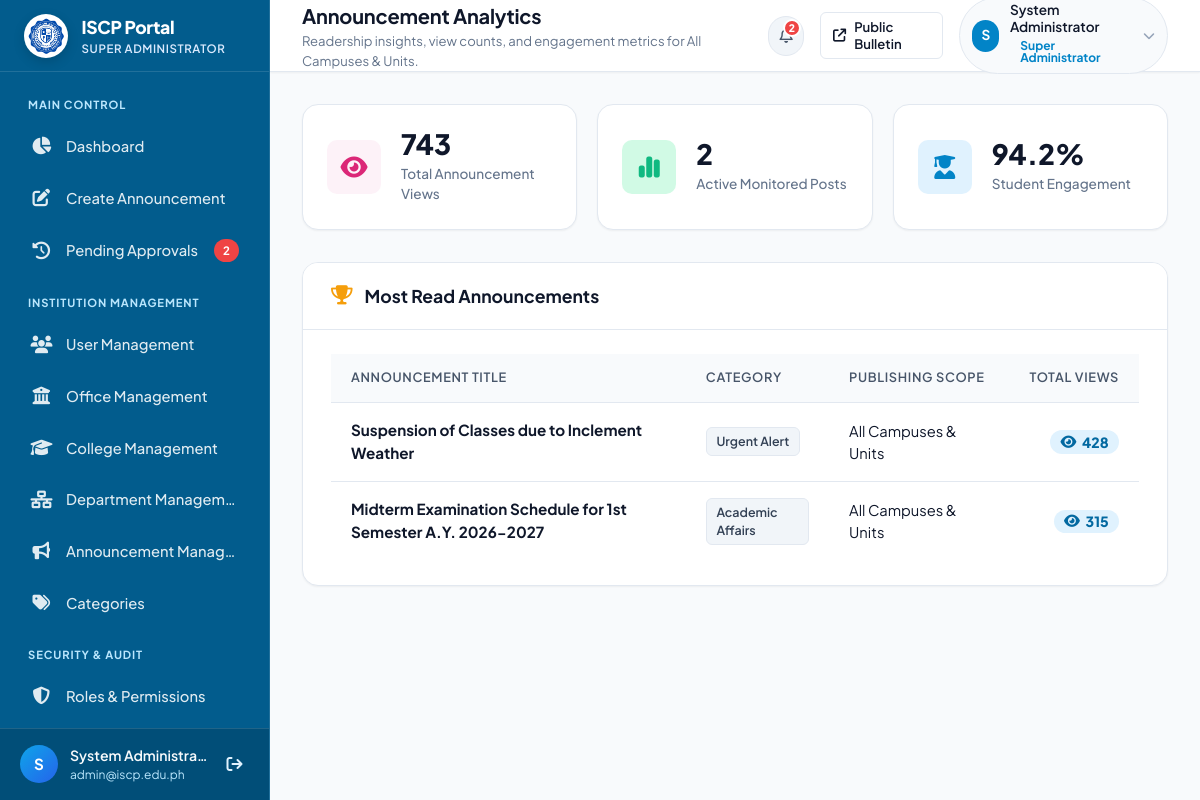
The app's page /admin/analytics.php (signed in) with its own data.
### tables this page shows
CREATE TABLE IF NOT EXISTS `users` (
    `id` INT AUTO_INCREMENT PRIMARY KEY,
    `name` VARCHAR(100) NOT NULL,
    `email` VARCHAR(150) NOT NULL UNIQUE,
    `password_hash` VARCHAR(255) NOT NULL,
    `role` VARCHAR(50) NOT NULL DEFAULT 'college_admin',
    `assigned_college` VARCHAR(150) DEFAULT NULL,
    `assigned_office` VARCHAR(150) DEFAULT NULL,
    `assigned_department` VARCHAR(150) DEFAULT NULL,
    `status` ENUM('active', 'inactive') NOT NULL DEFAULT 'active',
    `created_at` TIMESTAMP DEFAULT CURRENT_TIMESTAMP
);

CREATE TABLE IF NOT EXISTS `announcements` (
    `id` INT AUTO_INCREMENT PRIMARY KEY,
    `title` VARCHAR(255) NOT NULL,
    `slug` VARCHAR(255) DEFAULT NULL,
    `summary` VARCHAR(350) DEFAULT NULL,
    `content` TEXT NOT NULL,
    `category` VARCHAR(100) NOT NULL,
    `category_id` INT DEFAULT NULL,
    `image_path` VARCHAR(255) DEFAULT NULL,
    `created_by` INT NOT NULL,
    `author_name` VARCHAR(100) DEFAULT NULL,
    `status` ENUM('pending', 'approved', 'rejected') NOT NULL DEFAULT 'pending',
    `rejection_reason` TEXT DEFAULT NULL,
    `reviewed_by` INT DEFAULT NULL,
    `reviewed_at` DATETIME DEFAULT NULL,
    `target_audience` ENUM('All', 'Students', 'Faculty', 'Parents') DEFAULT 'All',
    `is_urgent` TINYINT(1) DEFAULT 0,
    `is_pinned` TINYINT(1) DEFAULT 0,
    `views_count` INT DEFAULT 0,
    `created_at` TIMESTAMP DEFAULT CURRENT_TIMESTAMP,
    `updated_at` TIMESTAMP DEFAULT CURRENT_TIMESTAMP ON UPDATE CURRENT_TIMESTAMP,
    CONSTRAINT `fk_announcements_created_by` FOREIGN KEY (`created_by`) REFERENCES `users`(`id`) ON DELETE CASCADE,
    CONSTRAINT `fk_announcements_reviewed_by` FOREIGN KEY (`reviewed_by`) REFERENCES `users`(`id`) ON DELETE SET NULL,
    CONSTRAINT `fk_announcements_category` FOREIGN KEY (`category_id`) REFERENCES `categories`(`id`) ON DELETE SET NULL
);

### admin/analytics.php (the view, shortened to what the rows shown need)
<?php
require_once __DIR__ . '/includes/auth.php';
$currentUser = current_user();
$assignedUnit = get_user_assigned_unit($currentUser);
$page_title = 'Announcement Analytics';
$page_subtitle = 'Readership insights, view counts, and engagement metrics for ' . $assignedUnit . '.';
$pdo = get_db();
$top_posts = [];
if ($pdo) {
    try {
        $where = "1=1";
        $params = [];
        $stmt = $pdo->prepare("
            SELECT a.id, a.title, a.category, a.views_count, a.created_at, a.author_name
            FROM announcements a
            WHERE {$where} AND a.status IN ('approved', 'published')
            ORDER BY a.views_count DESC
            LIMIT 6
        ");
        $stmt->execute($params);
        $top_posts = $stmt->fetchAll();
    } catch (PDOException $e) {
    }
}
require_once __DIR__ . '/includes/header.php';
?>
<div class="content-card">
    <div class="card-header">
        <div class="card-header-left">
            <h2 class="card-title">Most Read Announcements</h2>
        </div>
    </div>
    <div class="card-body">
        <?php if (empty($top_posts)): ?>
            <div class="empty-state">
                <div class="empty-state-icon"><i class="fa-solid fa-chart-line"></i></div>
                <h3 class="empty-state-title">No readership metrics yet</h3>
                <p class="empty-state-desc">When students and campus members view your published announcements, statistics will update automatically.</p>
            </div>
        <?php else: ?>
            <div class="table-responsive">
                <table class="admin-table">
                    <thead>
                        <tr>
                            <th>Announcement Title</th>
                            <th>Category</th>
                            <th>Publishing Scope</th>
                            <th style="text-align: right;">Total Views</th>
                        </tr>
                    </thead>
                    <tbody>
                        <?php foreach ($top_posts as $p): ?>
                            <tr>
                                <td>
                                    <div style="font-weight: 700; color: var(--text-main); font-size: 0.95rem;">
                                        <?= h($p['title']) ?>
                                    </div>
                                </td>
                                <td><span class="category-pill"><?= h($p['category']) ?></span></td>
                                <td><?= h($p['author_name'] ?? $assignedUnit) ?></td>
                                <td style="text-align: right;">
                                    <span class="badge" style="background:#e0f2fe; color:#0369a1; font-weight:800; font-size:0.88rem;">
                                        <i class="fa-solid fa-eye"></i> <?= number_format($p['views_count'] ?? 0) ?>
                                    </span>
                                </td>
                            </tr>
                        <?php endforeach; ?>
                    </tbody>
                </table>
            </div>
        <?php endif; ?>
    </div>
</div>
<?php require_once __DIR__ . '/includes/footer.php'; ?>

### admin/includes/header.php (shortened to what the rows shown need)
<?php
require_once __DIR__ . '/auth.php';
$currentRole = current_user_role();
?>
<!DOCTYPE html>
<html lang="en">
<head>
    <link rel="stylesheet" href="https://cdnjs.cloudflare.com/ajax/libs/font-awesome/6.5.1/css/all.min.css">
    <link rel="stylesheet" href="../assets/css/admin.css">
</head>
<body class="admin-body">
<div class="admin-wrapper">
    <?php require_once __DIR__ . '/sidebar.php'; ?>
    <div class="admin-main">
        <header class="admin-topbar">
            <div class="topbar-left">
                <div class="page-header-info">
                    <h1 class="page-title"><?= isset($page_title) ? h($page_title) : 'Dashboard' ?></h1>
                    <?php if (isset($page_subtitle)): ?>
                        <p class="page-subtitle"><?= h($page_subtitle) ?></p>
                    <?php endif; ?>
                </div>
            </div>
            <div class="topbar-right">
                <div class="profile-menu-container">
                    <div class="user-profile-badge" id="profileBadgeTrigger" style="cursor: pointer;" title="Click to view account menu">
                        <div class="avatar-circle">
                            <?= strtoupper(substr($currentUser['name'] ?? 'A', 0, 1)) ?>
                        </div>
                        <div class="user-meta desktop-only">
                            <span class="user-name"><?= h($currentUser['name']) ?></span>
                            <span class="badge badge-admin"><?= h(format_role_label($currentRole)) ?></span>
                        </div>
                        <i class="fa-solid fa-chevron-down" style="font-size: 0.75rem; color: #94a3b8; margin-left: 0.2rem;"></i>
                    </div>
                </div>
            </div>
        </header>
        <main class="admin-content">

### admin/includes/sidebar.php (shortened to what the rows shown need)
<?php
$currentUser = current_user();
$role = $currentUser['role'] ?? 'super_admin';
$assignedUnit = get_user_assigned_unit($currentUser);
?>
<aside class="admin-sidebar" id="adminSidebar">
    <div class="sidebar-brand">
        <a href="index.php" class="brand-link" title="International State College of the Philippines">
            <div class="brand-text">
                <span class="brand-title">ISCP Portal</span>
                <span class="brand-subtitle"><?= h(format_role_label($role)) ?></span>
            </div>
        </a>
    </div>
    <div class="sidebar-footer">
        <div class="user-card-compact">
            <div class="user-avatar-sm" title="<?= h($currentUser['name']) ?>">
                <?= strtoupper(substr($currentUser['name'] ?? 'A', 0, 1)) ?>
            </div>
            <div class="user-details">
                <div class="name" title="<?= h($currentUser['name']) ?>"><?= h($currentUser['name']) ?></div>
                <div class="role-email" title="<?= h($currentUser['email']) ?>"><?= h($currentUser['email']) ?></div>
            </div>
            <a href="javascript:void(0)" onclick="openModal('signOutModal')" class="btn-sidebar-logout" title="Sign Out">
                <i class="fa-solid fa-arrow-right-from-bracket"></i>
            </a>
        </div>
    </div>
</aside>

### records on screen
users: role "SUPER ADMINISTRATOR", name "S", name "System Administra…", email "admin@iscp.edu.ph", role "Readership insights, view counts, and engagement metrics for All Campuses & Units.", name "System Administrator"
announcements: title "Suspension of Classes due to Inclement Weather", category "Urgent Alert", author_name.role "All Campuses & Units", views_count "428"
announcements: title "Midterm Examination Schedule for 1st Semester A.Y. 2026-2027", category "Academic Affairs", author_name.role "All Campuses & Units", views_count "315"

### other values on screen
$pendingCount "2"
$page_title "Announcement Analytics"
format_role_label($currentRole) "Super Administrator"
$total_views "743"
count($top_posts) "2"
